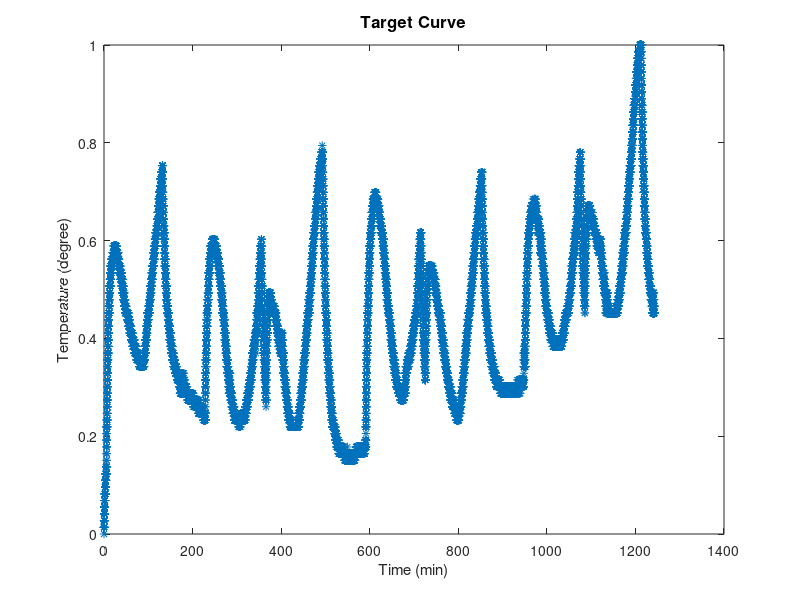

This chart was generated by the following MATLAB code: (Note: this script raises an error after producing the figure.)
clear all; close all;
%% Find the Optimal Component Values for my friction

load("test_20220111_181745.mat");period=period/60/60;
DISABLE_PERIOD_STOP=false;
USE_PERIOD=false;
REMOVE_TEMP_TREND=false || USE_PERIOD;

t_days=(experiment.time-experiment.time(1))';
t_minutes=(t_days)*24*60;
tempi=t_minutes;

t_days=(experiment.time-experiment.time(1))';
t_minutes=(t_days)*24*60;
t=t_minutes;
T=experiment.Temperature;
Te=T(1);
T=(T-min(T))/(max(T)-min(T));

% Id_rms=experiment.Id;
% Id=experiment.mean_Id.^2;
% Iq_rms=experiment.Iq;
% Iq=experiment.mean_Iq.^2;
% Iout_rms=experiment.Iout;
% Iout=experiment.mean_Iout.^2;
% Vout_rms=experiment.Vout;
% Vout=experiment.mean_Vout.^2;
% vel_rms=experiment.Speed;
% vel=experiment.mean_Speed.^2;
% Pw_rms=Iout_rms.*Vout_rms;
% Pws=Iout.*Vout;

%normalizzati
Id_rms=experiment.Id; 
Id_rms=(Id_rms-min(Id_rms))/(max(Id_rms)-min(Id_rms));
Id=experiment.mean_Id.^2;
Id=(Id-min(Id))/(max(Id)-min(Id));
Iq_rms=experiment.Iq;
Iq_rms=(Iq_rms-min(Iq_rms))/(max(Iq_rms)-min(Iq_rms));
Iq=experiment.mean_Iq.^2;
Iq=(Iq-min(Iq))/(max(Iq)-min(Iq));
Iout_rms=experiment.Iout;
Iout=experiment.mean_Iout.^2;
Vout_rms=experiment.Vout;
Vout=experiment.mean_Vout.^2;
vel_rms=experiment.Speed;
vel_rms=(vel_rms-min(vel_rms))/(max(vel_rms)-min(vel_rms));
vel=experiment.mean_Speed.^2;
vel=(vel-min(vel))/(max(vel)-min(vel));

Pw_rms=Iout_rms.*Vout_rms;
Pw_rms=(Pw_rms-min(Pw_rms))/(max(Pw_rms)-min(Pw_rms));
Pws=Iout.*Vout;
Pws=(Pws-min(Pws))/(max(Pws)-min(Pws));
% Id_rms,Id,Iq_rms,Iq,vel_rms,vel,Pw_rms,Pws,

%% Plot the Desired Curve
figure('Position',[50 35 800 520],'Tag','Initial point')
plot(t,T,'*');
title('Target Curve','FontSize',12); 
xlabel('Time (min)'); ylabel('Temperature (degree)')

%% Sample Temperature Curve for arbitrary indices
Tnew = TempCurve(tempi,Id_rms,Id,Iq_rms,Iq,vel_rms,vel,Pw_rms,Pws,[1 1 1 1 1 1 1 1 1]);

%% Add New Curve to Plot
hold on; plot(tempi,Tnew,'-or');

%%
% We would like to find the optimal indices that result in a torque
% curve closest to our desired curve.  Our initial guess of [1 1 1 1 1 1]
% did not yield a good fit, and there are a lot of
% possible combinations for this fitting.  We will use an
% optimization routine, the Genetic Algorithm, to find the optimal indices
% for our problem. 

%% Bounds on our Vector of Indices
%  lb     = [ 0, 0, 0, 0, -1, 0.8 25 100 25 200 25 400 25 600];
%  ub     = [ 300, 300000, 300, 300000, 0, 1.2 28 300 28 400 28 500 28 900];
% Tb=24+273.15;
% Ta=28+273.15;
%  lb     = [ -inf -inf -inf -inf -inf -inf -inf -inf];
%  ub     = [ inf inf inf inf inf inf inf inf inf];
 lb     = [ -10000 -10000 -10000 -10000 -10000 -10000 -10000 -10000];
 ub     = [ 10000 10000 10000 10000 10000 10000 10000 10000 10000];

%% Create Handle to Custom Output Function
custOutput = @(a1,a2,a3)ThOptimPlot(a1,a2,a3,tempi,Id_rms,Id,Iq_rms,Iq,vel_rms,vel,Pw_rms,Pws,T); %commentati i plot x velociz

%% Set Options for Optimization
      ga_pop_size = 10000;
      ga_generations = 100000;
      ga_options = optimoptions(@ga,'PopulationSize',ga_pop_size,'Generations',ga_generations,...
          'FunctionTolerance',1e-25,'PlotFcns',@gaplotbestf,'OutputFcns',custOutput,'SelectionFcn',@selectiontournament, ...
                        'FitnessScalingFcn',@fitscalingprop);  %per grafico
    
% ga_options = gaoptimset('CrossoverFrac',0.5,'PopulationSize',100,...
%     'StallGen',125,'Generations',250,...
%     'PlotFcns',@gaplotbestf); %,'OutputFcns',custOutput____ da aggiungere per i plot

%% Run the Genetic Algorithm
% Note: The Genetic Algorithm is based on stochastic methods, meaning that
% we are not guaranteed to find the same solution every time.
% Rrun "rng(45)" at the Command Line to 
% set the seed for the random number generator.
rng(1)
[xOpt,fVal] = ga(@(x)objectiveFunction(x,tempi,Id_rms,Id,Iq_rms,Iq,vel_rms,vel,Pw_rms,Pws,T),...
    9,[],[],[],[],lb,ub,[],ga_options);

%% Inspect the Solution Vector to see that All Values are Integers
disp('Integer Solution Returned by GA:')
disp(xOpt)
Temperature = TempCurve(tempi,xOpt);
figure
plot(tempi,Data,'-*')
hold on; plot(tempi,Temperature,'-or');
